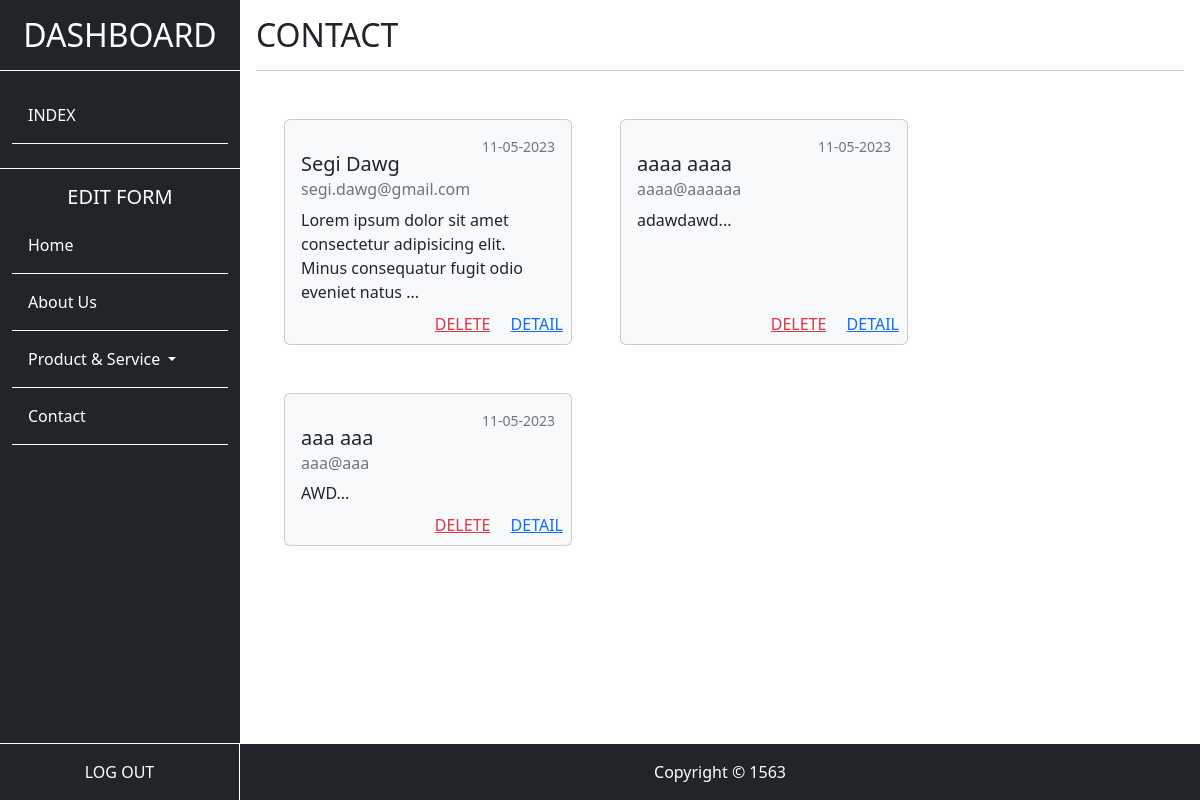
The app's page /company_profile/admin/contact.php (signed in) with its own data.
### tables this page shows
CREATE TABLE `h_contact` (
  `id` int(11) NOT NULL,
  `f_name` varchar(100) NOT NULL,
  `l_name` varchar(100) NOT NULL,
  `email` varchar(100) NOT NULL,
  `m_phone` char(20) NOT NULL,
  `message` text NOT NULL,
  `date` varchar(50) NOT NULL
);

### company_profile/admin/contact.php (the view)
<?php
include('inc_header.php');
include('../inc/koneksi.php');
$data = mysqli_query($koneksi, "SELECT * from h_contact");
$cek = mysqli_num_rows($data);
?>
<main class="content">
    <div class="container p-3">
        <h2>CONTACT</h2>
        <hr class="mb-5">
        <div class="container m-3">
            <?php if (empty($cek)) { ?>
                <h2 class="text-secondary d-flex justify-content-center">NO MESSAGE ARE SENDING</h2>
            <?php } else { ?>
                <div class="d-flex justify-content-start flex-wrap ">
                    <?php while ($contact = mysqli_fetch_array($data)) { ?>
                        <div class="card bg-light mb-5 me-5" style="width: 18rem;">
                            <div class="card-body">
                                <small class="text-secondary float-end"><?= $contact['date']; ?></small>
                                <h5 class="card-title mt-3"><?= $contact['f_name'] . ' ' . $contact['l_name']; ?></h5>
                                <h6 class="card-subtitle mb-2 text-muted"><?= $contact['email']; ?></h6>
                                <p class="card-text mb-4"><?= substr(strip_tags($contact['message']), 0, 100) . '...'; ?></p>
                                <div class="deletes position-absolute bottom-0 end-0 mb-2 mx-2">
                                    <a id="hapusIni" href="proses/h_contact.php?id=<?= $contact['id']; ?>" class="card-link text-danger">DELETE</a>
                                    <a href="detail.php?m=<?= $contact['id']; ?>" class="card-link">DETAIL</a>
                                </div>
                            </div>
                        </div>
                    <?php } ?>
                </div>
            <?php } ?>
        </div>
    </div>
</main>
<?php include('inc_footer.php') ?>

### company_profile/css/admin-style.css (style rules this page uses)
.content { margin-left: 20vw; }

### records on screen
h_contact: date "11-05-2023", f_name "Segi", l_name "Dawg", email "segi.dawg@gmail.com", message "Lorem ipsum dolor sit amet consectetur adipisicing elit. Minus consequatur fugit odio eveniet natus"
h_contact: date "11-05-2023", f_name "aaaa", l_name "aaaa", email "aaaa@aaaaaa", message "adawdawd"
h_contact: date "11-05-2023", f_name "aaa", l_name "aaa", email "aaa@aaa", message "AWD"
